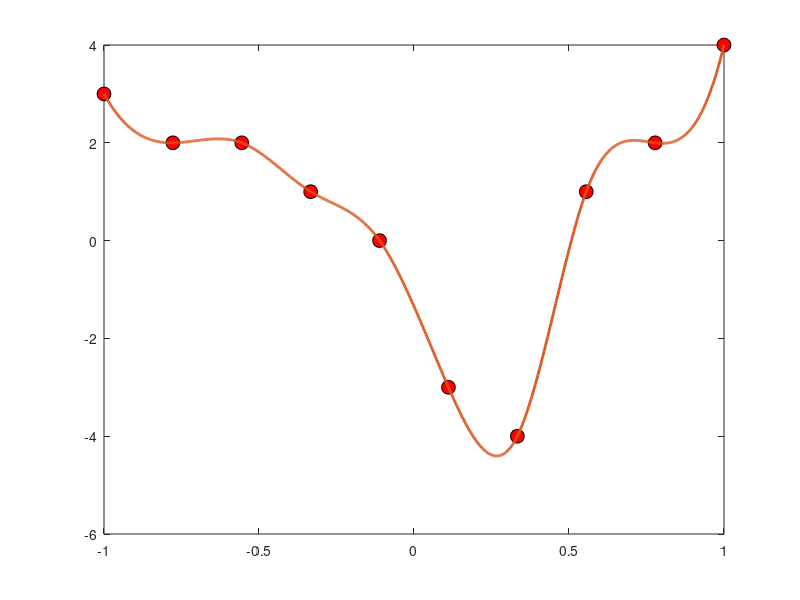

Here is the MATLAB script that generated this plot: (Note: this script raises an error after producing the figure.)
clear all
close all

N = 10;
xi = linspace(-1,1,N);
x = linspace(-1,1,1000);
dx = x(2) - x(1);

% Test Example
yi = [3 2 2 1 0 -3 -4 1 2 4];

% Interpolate
y = interp1(xi,yi,x,'spline');

% plot
plot(xi, yi, 'o','MarkerSize',10,'MarkerFaceColor','r','MarkerEdgeColor','k')
hold on
plot(x,y,'Linewidth',2,'Displayname','in-built cubic spline');

%---------------------------------------------------
% Find minimum using gradient descent

% Initial guess
xm = -0.5; 

step_size = .01;


for ii=1:100
    % Numerical estimation of gradient
    [dfdx,ym(ii),ym(ii)] = gradx(xm(ii), x, y);

    % Model update
    xm(ii+1) = xm(ii) - step_size*dfdx;
end

% plot steepest descent points
plot(xm(1:end-1),ym,'o-k','LineWidth',2,'Displayname','gradient descent')

%---------------------------------------------------
% Find minimum using Newton method
% Additional hessian estimation will be required

% Initial guess
xm = 0.4; 

% No step-size required

for ii=1:3
    % Numerical estimation of gradient
    [dfdx,xm(ii),ym2(ii)] = gradx(xm(ii), x, y);
    
    [d2fdx2] = hessx(xm(ii), x, y);
    
    % Model update
    dm = -(dfdx/d2fdx2);
    xm(ii+1) = xm(ii) + dm;
    
    % plot parabola
    % y(dx) = f(x0) + f'(x0)dx + f''(x0)/2 dx^2
    dxvec = linspace(-0.25, 0.25,100);
    yvec = ym2(ii) + dfdx*dxvec + (d2fdx2/2)*(dxvec.*dxvec);
    plot(xm(ii)+ dxvec,yvec,'b')
end

% plot steepest descent points
plot(xm(1:end-1),ym2,'o-g','LineWidth',2,'Displayname','gradient descent')

%===================================================
% Local function for gradient estimation
function [dfdx,xm,ym] = gradx(xm, x, y)

[val,idx]=min(abs(x-xm));
ym = y(idx);
xm = x(idx);

dfdx = (y(idx+1)-y(idx-1))/(x(idx+1)-x(idx-1));
end

%===================================================
% Local function for hessian estimation
function [d2fdx2] = hessx(xm, x, y)

[val,idx]=min(abs(x-xm));

% Numerical second derivative
d2fdx2 = (y(idx+1) - 2*y(idx) + y(idx-1))/((x(idx+1)-x(idx))^2);
end